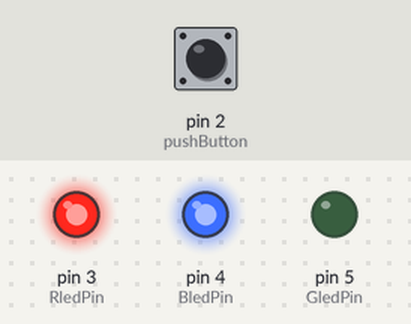
A sketch run on a simulated Arduino Uno, built with avr-gcc and run on an emulated ATmega328P. Shown: output pins drawn as LEDs (lit = HIGH). Dashed ring = blinking. Inputs (shaded band) come from the test bench; at power-on: pin 2 (pushButton) HIGH.

Above: at 1.2 s.
1.3 s: pin 2 (pushButton) pulled LOW for 0.15 s
At 4.2 s:
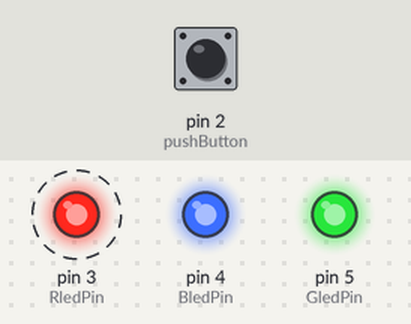
4.3 s: pin 2 (pushButton) pulled LOW for 3.2 s
9.0 s: pin 2 (pushButton) pulled LOW for 0.15 s
At 12.0 s:
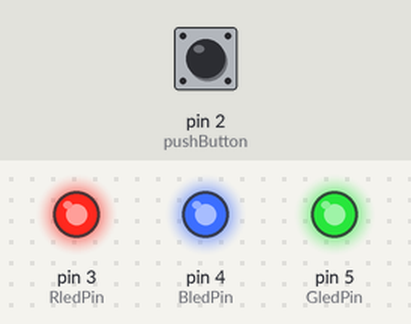
12.1 s: pin 2 (pushButton) pulled LOW for 0.15 s
At 15.1 s:
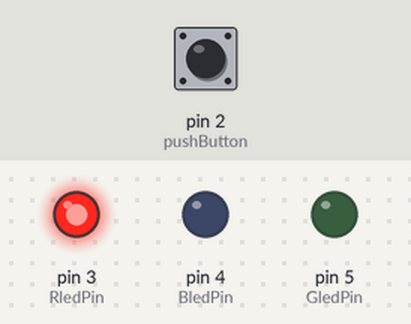
Timing chart, 0 to 16.2 s (numbered marks = the images above; inputs shaded):
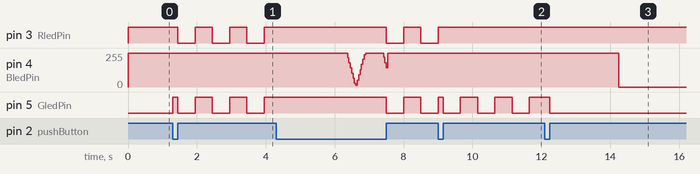

Measured:
- after the input at 1.3 s, pin 4 (BledPin): stays 255/255 (without the input it goes to 0/255 after 0.70 s); pin 5 (GledPin): LOW → HIGH at once, then repeats every 1.0 s: LOW 0.50 s, HIGH 0.50 s
- after the input at 9.0 s, pin 3 (RledPin): goes on until 9.0 s, then stays HIGH
- after the input at 12.1 s, pin 4 (BledPin): 255/255 → 0/255 after 2.2 s

The sketch:

sketch_sep24a.ino
```cpp
// ====== 腳位設定（LOW=亮, HIGH=滅）======
const int pushButton = 2;
const int RledPin   = 3;  // PWM
const int GledPin   = 5;  // PWM
const int BledPin   = 4;  // 非PWM，用軟體PWM實現呼吸

// ====== 模式設定 ======
enum Mode { MODE_CYCLE = 0, MODE_BLINK_YELLOW = 1, MODE_BLINK_GREEN = 2 }; // ✅ 第二個閃爍改成綠
Mode mode = MODE_CYCLE;

// ====== 時序參數 ======
const unsigned long cycleInterval    = 2000;
const unsigned long blinkInterval    = 500;
const unsigned long debounceMs       = 30;
const unsigned long longPressMs      = 600;
const unsigned long ultraLongPressMs = 1500;
const unsigned long breathStepMs     = 1;

// ====== 軟體PWM（給 pin 4 用）=====
const unsigned long SWPWM_PERIOD_US = 1020;
unsigned long swpwmStartUs = 0;

// ====== 狀態變數 ======
int colorState = 0;  // 模式1用：0=綠,1=青,2=黃
unsigned long lastChangeTime = 0;
unsigned long lastButtonChange = 0;
bool buttonStableState = HIGH;
unsigned long pressStartTime = 0;

// ====== 呼吸狀態 ======
bool breathingActive   = false;
bool breatheGreenPhase = true; // true=綠呼吸；false=藍呼吸
int  breathValue       = 0;
int  breathDir         = +1;
unsigned long lastBreathStep = 0;

// ====== 小工具（LOW=亮 / HIGH=滅）======
void allOff() {
  digitalWrite(RledPin, HIGH);
  digitalWrite(GledPin, HIGH);
  digitalWrite(BledPin, HIGH);
}

void showGreen() {
  digitalWrite(RledPin, HIGH);
  digitalWrite(GledPin, LOW);
  digitalWrite(BledPin, HIGH);
}

void showCyan() { // 綠+藍
  digitalWrite(RledPin, HIGH);
  digitalWrite(GledPin, LOW);
  digitalWrite(BledPin, LOW);
}

void showYellow() { // 紅+綠
  digitalWrite(RledPin, LOW);
  digitalWrite(GledPin, LOW);
  digitalWrite(BledPin, HIGH);
}

// ====== PWM 控制（藍色軟PWM）======
inline void pwmGreen(uint8_t level) {
  analogWrite(GledPin, 255 - level);
}

inline void swpwmBlue(uint8_t level) {
  unsigned long phase = (micros() - swpwmStartUs) % SWPWM_PERIOD_US;
  unsigned long onUs  = (unsigned long)level * SWPWM_PERIOD_US / 255;
  if (phase < onUs)  digitalWrite(BledPin, LOW);
  else               digitalWrite(BledPin, HIGH);
}

// ====== 呼吸控制（綠/藍交替、暗→亮→暗）======
void updateBreathing(unsigned long now) {
  if (now - lastBreathStep >= breathStepMs) {
    lastBreathStep = now;
    breathValue += breathDir;
    if (breathValue >= 255) { breathValue = 255; breathDir = -1; }
    if (breathValue <= 0)   { breathValue = 0;   breathDir = +1; breatheGreenPhase = !breatheGreenPhase; }
  }

  digitalWrite(RledPin, HIGH); // R關閉
  if (breatheGreenPhase) {
    pwmGreen((uint8_t)breathValue);
    digitalWrite(BledPin, HIGH);
  } else {
    digitalWrite(GledPin, HIGH);
    swpwmBlue((uint8_t)breathValue);
  }
}

void setup() {
  Serial.begin(9600);
  pinMode(pushButton, INPUT_PULLUP);
  pinMode(RledPin, OUTPUT);
  pinMode(GledPin, OUTPUT);
  pinMode(BledPin, OUTPUT);
  swpwmStartUs = micros();

  colorState = 0;
  lastChangeTime = millis();
  showGreen(); // 初始綠
}

void loop() {
  unsigned long now = millis();

  // ===== 按鈕去彈跳 =====
  int raw = digitalRead(pushButton);
  if (raw != buttonStableState && (now - lastButtonChange) >= debounceMs) {
    buttonStableState = raw;
    lastButtonChange  = now;

    if (buttonStableState == LOW) {
      pressStartTime   = now;
      breathingActive  = false;
      breatheGreenPhase = true;
      breathValue      = 0;
      breathDir        = +1;
      lastBreathStep   = now;
      allOff();
    } else {
      unsigned long pressDuration = now - pressStartTime;

      if (pressDuration >= ultraLongPressMs) {
        breathingActive = false;
        if (mode == MODE_CYCLE) { colorState = 0; lastChangeTime = now; showGreen(); }
      } else if (pressDuration >= longPressMs) {
        if (mode == MODE_CYCLE) { colorState = 0; lastChangeTime = now; showGreen(); }
      } else if (pressDuration >= debounceMs) {
        // ✅ 短按切換三模式
        mode = static_cast<Mode>((static_cast<int>(mode) + 1) % 3);
        lastChangeTime = now;
        switch (mode) {
          case MODE_CYCLE:        colorState = 0; showGreen(); break;
          case MODE_BLINK_YELLOW: showYellow();  break;  // 黃色閃爍
          case MODE_BLINK_GREEN:  showGreen();   break;  // 綠色閃爍
        }
      }
    }
  }

  // ===== 長按期間：>1.5s → 呼吸模式 =====
  if (buttonStableState == LOW) {
    unsigned long held = now - pressStartTime;
    if (held >= ultraLongPressMs) {
      breathingActive = true;
      updateBreathing(now);
    } else {
      breathingActive = false;
      allOff();
    }
    return;
  }

  // ===== 放開後維持模式 =====
  breathingActive = false;
  switch (mode) {
    case MODE_CYCLE:
      if (now - lastChangeTime >= cycleInterval) {
        colorState = (colorState + 1) % 3; // 綠→青→黃→綠
        lastChangeTime = now;
      }
      if (colorState == 0)      showGreen();
      else if (colorState == 1) showCyan();
      else                      showYellow();
      break;

    case MODE_BLINK_YELLOW: { // 第一個閃爍：黃色
      static bool onY = true;
      if (now - lastChangeTime >= blinkInterval) {
        lastChangeTime = now;
        onY = !onY;
        if (onY) showYellow(); else allOff();
      }
      break;
    }

    case MODE_BLINK_GREEN: { // 第二個閃爍：綠色
      static bool onG = true;
      if (now - lastChangeTime >= blinkInterval) {
        lastChangeTime = now;
        onG = !onG;
        if (onG) showGreen(); else allOff();
      }
      break;
    }
  }
}
```
